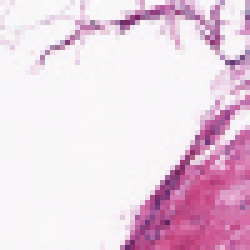
#> input picture breast-histopathology-images/versions/1/10253/0/10253_idx5_x1001_y1201_class0.png, 50 x 50 px (shown 5 times larger); its folder holds only this picture in this run
$ jupyter execute --allow-errors logistic_regression.ipynb
#> lines starting #> are read from the running program, lines starting #| are printed output that depends on the picture
[cell 1]
import numpy as np, random, os, math

random.seed(1234)

l = os.listdir('breast-histopathology-images/versions/1')
n = random.sample(l, len(l))

train_portion = math.ceil(len(l)*.75)

train_files = n[0:train_portion]

test_files = n[train_portion:]

print("train", train_files)

print("\ntest", test_files)

[cell 2]
train_0_folder = []
train_1_folder = []

test_0_folder = []
test_1_folder = []

for i in train_files:
    path_string0 = f'breast-histopathology-images/versions/1/{i}/0'
    path_string1 = f'breast-histopathology-images/versions/1/{i}/1'
    train_0_folder.append(path_string0)
    train_1_folder.append(path_string1)

for i in test_files:
        path_string0 = f'breast-histopathology-images/versions/1/{i}/0'
        path_string1 = f'breast-histopathology-images/versions/1/{i}/1'
        test_0_folder.append(path_string0)
        test_1_folder.append(path_string1)

print("train", train_0_folder, train_1_folder, "\ntest", test_0_folder, test_1_folder)

[cell 3]
from PIL import Image

# [38 lines of commented-out code are left out]

def flatten_data(folders, dtype=np.uint8):
    X_list = []
    for folder in folders:
        for name in os.listdir(folder):
            p = os.path.join(folder, name)
            with Image.open(p) as img:
#> img is the input picture: PIL image 50x50 RGB; mean R, G, B 233.3, 210.1, 225.5
                img = img.convert("RGB")
                arr = np.array(img, dtype=dtype)
                if arr.shape == (50, 50, 3):
                    X_list.append(arr.reshape(-1))
    return np.stack(X_list, axis=0)

train_0 = flatten_data(train_0_folder)
train_1 = flatten_data(train_1_folder)
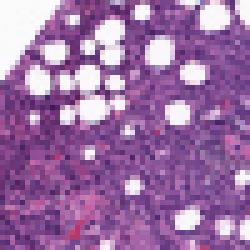
#> input picture breast-histopathology-images/versions/1/10253/1/10253_idx5_x551_y351_class1.png, 50 x 50 px (shown 5 times larger)
#> in flatten_data, img is the input picture: PIL image 50x50 RGB; mean R, G, B 156.1, 111.5, 164.6

#> (the rest of this cell did not finish here and is left out)

#> (a cell that did not finish here is left out)

[cell 5]
# ----- train -----
X_train = np.vstack([train_0, train_1])

y_train = np.hstack([
    np.zeros(len(train_0)),
    np.ones(len(train_1))
])
#> y_train = [0, 1]

# ----- test -----
#> (the rest of this cell did not finish here and is left out)

[cell 6]
import matplotlib.pyplot as plt

plt.hist(train_0.flatten(), bins=50, alpha=0.5, label="Class 0")
plt.hist(train_1.flatten(), bins=50, alpha=0.5, label="Class 1")

plt.legend()
plt.title("Pixel Intensity Distribution")
plt.show()
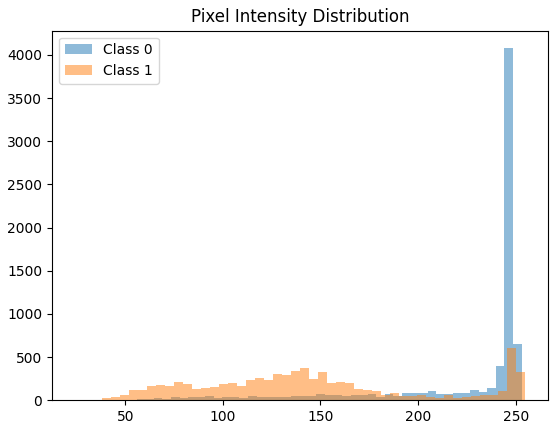
#> figure drawn by matplotlib, 1 panel; tallest bar 4077 high, from x = 244.2 to 248.6; tallest bar 600 high, from x = 245.8 to 250.4

[cell 7]
def plot_rgb_distribution(X, label):
#> called with X = array of shape (1, 7500), label = 'Class 0'
    X = X.reshape(-1, 50, 50, 3)

    plt.figure(figsize=(12,4))

    for i, color in enumerate(["Red","Green","Blue"]):
        plt.subplot(1,3,i+1)
        plt.hist(X[:,:,:,i].flatten(), bins=50)
        plt.title(f"{label} {color}")

    plt.show()
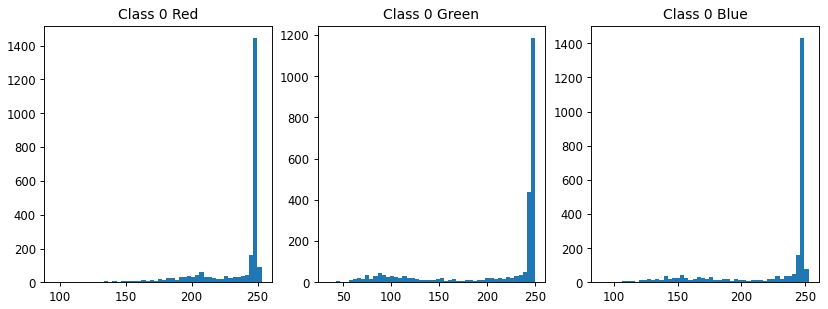
#> figure drawn by matplotlib, 3 panels; panel 1: tallest bar 1446 high, from x = 246.7 to 249.9; panel 2: tallest bar 1186 high, from x = 245.7 to 250; panel 3: tallest bar 1431 high, from x = 246.5 to 249.7

plot_rgb_distribution(train_0, "Class 0")
plot_rgb_distribution(train_1, "Class 1")
#> call 2 of plot_rgb_distribution, with X = array of shape (1, 7500), label = 'Class 1'
#> in plot_rgb_distribution (call 2), `plt.show()`:
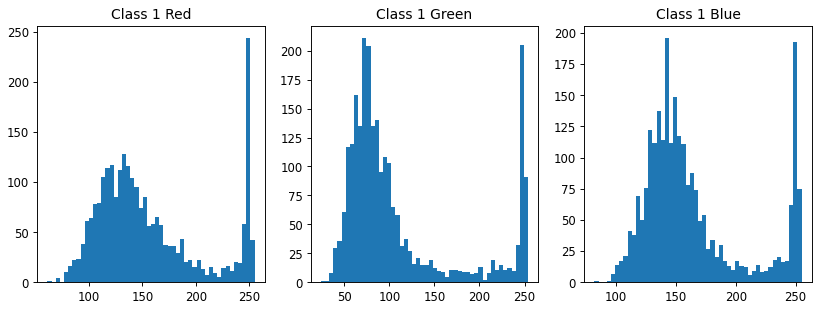
#> figure drawn by matplotlib, 3 panels; panel 1: tallest bar 244 high, from x = 247.2 to 251.1; panel 2: tallest bar 211 high, from x = 70 to 74.6; panel 3: tallest bar 196 high, from x = 140.8 to 144.3

[cell 8]
print("Train samples:", X_train.shape)
#| Train samples: (2, 7500)
